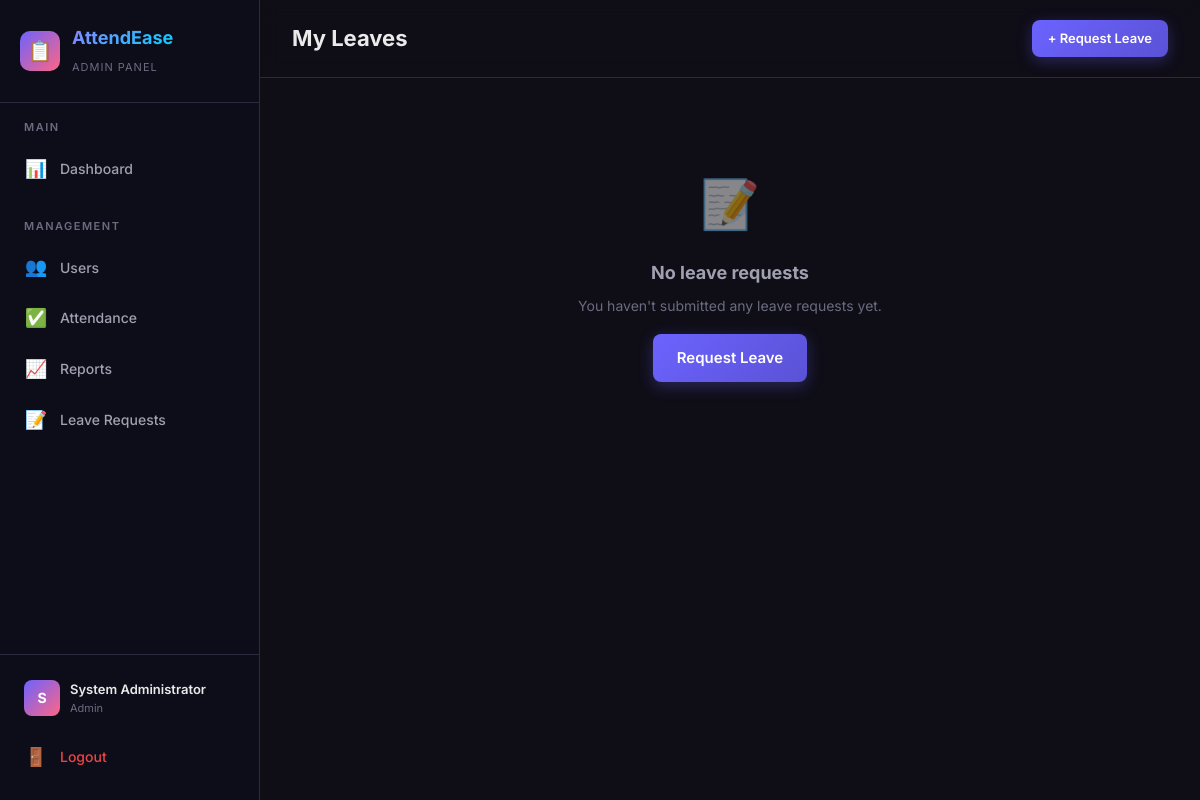
Screenshot of /user/my-leaves (signed in) with the database file from the repository.
### models.py (models this page shows, shortened)
class User(UserMixin, db.Model):
    __tablename__ = 'users'
    id = db.Column(db.Integer, primary_key=True)
    username = db.Column(db.String(80), unique=True, nullable=False)
    email = db.Column(db.String(120), unique=True, nullable=False)
    password_hash = db.Column(db.String(256), nullable=False)
    full_name = db.Column(db.String(150), nullable=False)
    role = db.Column(db.String(20), default='user')  # 'user' or 'admin'
    department = db.Column(db.String(100), default='General')
    phone = db.Column(db.String(20), default='')
    is_approved = db.Column(db.Boolean, default=False)
    created_at = db.Column(db.DateTime, default=datetime.utcnow)
    attendances = db.relationship('Attendance', backref='user', lazy=True)
    leave_requests = db.relationship('LeaveRequest', backref='user', lazy=True)
    def is_admin(self):
        return self.role == 'admin'

### routes/user.py (the view)
@user_bp.route('/my-leaves')
@login_required
@user_required
def my_leaves():
    leaves = LeaveRequest.query.filter_by(user_id=current_user.id)\
        .order_by(LeaveRequest.created_at.desc()).all()
    return render_template('user/my_leaves.html', leaves=leaves)

### models.py (called while the page is built)
@login_manager.user_loader
def load_user(user_id):
    return User.query.get(int(user_id))

### routes/user.py (called while the page is built)
def user_required(f):
    @wraps(f)
    def decorated_function(*args, **kwargs):
        if not current_user.is_authenticated:
            return redirect(url_for('auth.login'))
        return f(*args, **kwargs)
    return decorated_function

### templates/user/my_leaves.html
{% extends "layout.html" %}
{% block page_title %}My Leaves{% endblock %}
{% block header_actions %}
<a href="{{ url_for('user.leave_request') }}" class="btn btn-primary btn-sm">+ Request Leave</a>
{% endblock %}
{% block content %}
{% if leaves %}
{% for leave in leaves %}
<div class="leave-card">
    <div class="leave-card-header">
        <h4 style="text-transform: capitalize;">{{ leave.leave_type }} Leave</h4>
        <span class="status-badge {{ leave.status }}"><span class="status-dot"></span>{{ leave.status }}</span>
    </div>
    <div class="leave-card-body">
        <div>
            <div class="label">From</div>
            <div>{{ leave.start_date.strftime('%d %b %Y') }}</div>
        </div>
        <div>
            <div class="label">To</div>
            <div>{{ leave.end_date.strftime('%d %b %Y') }}</div>
        </div>
        <div style="grid-column: 1 / -1;">
            <div class="label">Reason</div>
            <div>{{ leave.reason }}</div>
        </div>
        {% if leave.admin_remarks %}
        <div style="grid-column: 1 / -1;">
            <div class="label">Admin Remarks</div>
            <div style="color: var(--primary-light);">{{ leave.admin_remarks }}</div>
        </div>
        {% endif %}
    </div>
</div>
{% endfor %}
{% else %}
<div class="empty-state">
    <div class="empty-icon">📝</div>
    <h3>No leave requests</h3>
    <p>You haven't submitted any leave requests yet.</p>
    <a href="{{ url_for('user.leave_request') }}" class="btn btn-primary" style="margin-top: 16px;">Request Leave</a>
</div>
{% endif %}
{% endblock %}

### templates/layout.html (shortened to what this page needs)
{% extends "base.html" %}
{% block body %}
<div class="app-layout">
    <aside class="sidebar" id="sidebar">
        <div class="sidebar-header">
            <div class="sidebar-brand">
                <div class="brand-icon">📋</div>
                <div>
                    <h2>AttendEase</h2>
                    <span>{{ 'Admin Panel' if current_user.is_admin() else 'Employee Portal' }}</span>
                </div>
            </div>
        </div>
        <nav class="sidebar-nav">
            {% if current_user.is_admin() %}
            <div class="nav-section">
                <div class="nav-section-title">Main</div>
                <a href="{{ url_for('admin.dashboard') }}"
                    class="nav-link {{ 'active' if request.endpoint == 'admin.dashboard' }}">
                    <span class="nav-icon">📊</span> Dashboard
                </a>
            </div>
            <div class="nav-section">
                <div class="nav-section-title">Management</div>
                <a href="{{ url_for('admin.manage_users') }}"
                    class="nav-link {{ 'active' if request.endpoint == 'admin.manage_users' }}">
                    <span class="nav-icon">👥</span> Users
                </a>
                <a href="{{ url_for('admin.view_attendance') }}"
                    class="nav-link {{ 'active' if request.endpoint == 'admin.view_attendance' }}">
                    <span class="nav-icon">✅</span> Attendance
                </a>
                <a href="{{ url_for('admin.attendance_report') }}"
                    class="nav-link {{ 'active' if request.endpoint == 'admin.attendance_report' }}">
                    <span class="nav-icon">📈</span> Reports
                </a>
                <a href="{{ url_for('admin.manage_leaves') }}"
                    class="nav-link {{ 'active' if request.endpoint == 'admin.manage_leaves' }}">
                    <span class="nav-icon">📝</span> Leave Requests
                </a>
            </div>
            {% endif %}
        </nav>
        <div class="sidebar-footer">
            <div class="user-info">
                <div class="user-avatar">{{ current_user.full_name[0]|upper }}</div>
                <div class="user-details">
                    <div class="name">{{ current_user.full_name }}</div>
                    <div class="role">{{ current_user.role }}</div>
                </div>
            </div>
            <a href="{{ url_for('auth.logout') }}" class="nav-link" style="color: var(--danger); margin-top: 8px;">
                <span class="nav-icon">🚪</span> Logout
            </a>
        </div>
    </aside>
    <main class="main-content">
        <div class="content-header">
            <h1>{% block page_title %}Dashboard{% endblock %}</h1>
            <div class="header-actions">
                {% block header_actions %}{% endblock %}
            </div>
        </div>
        <div class="content-body">
            {% block content %}{% endblock %}
        </div>
    </main>
</div>
{% endblock %}

### rows the page displays
User: role "ADMIN PANEL", full_name "S", full_name "System Administrator", role "Admin"
